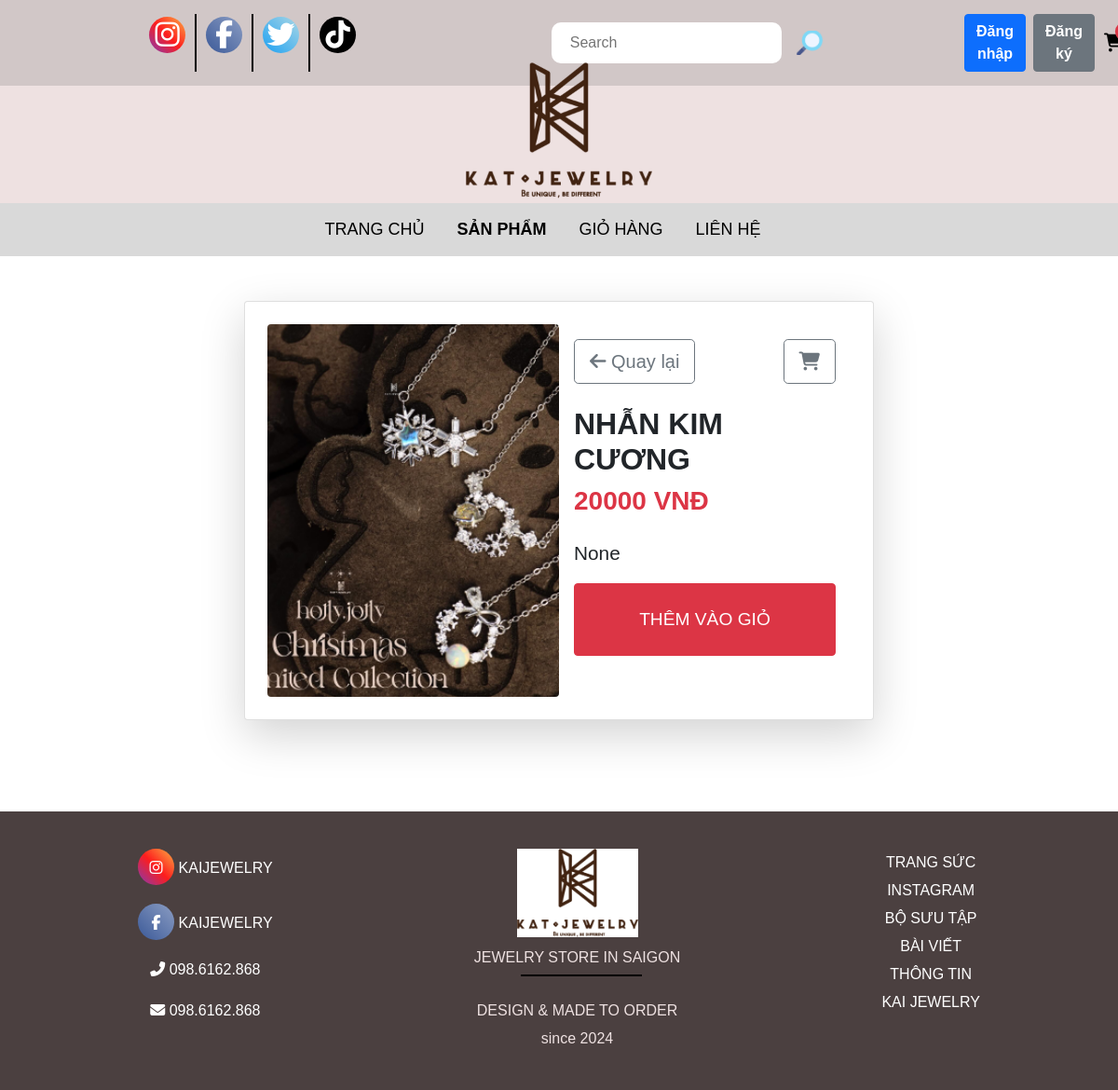
/detail/?id=1, run on an earlier commit of the app's database.
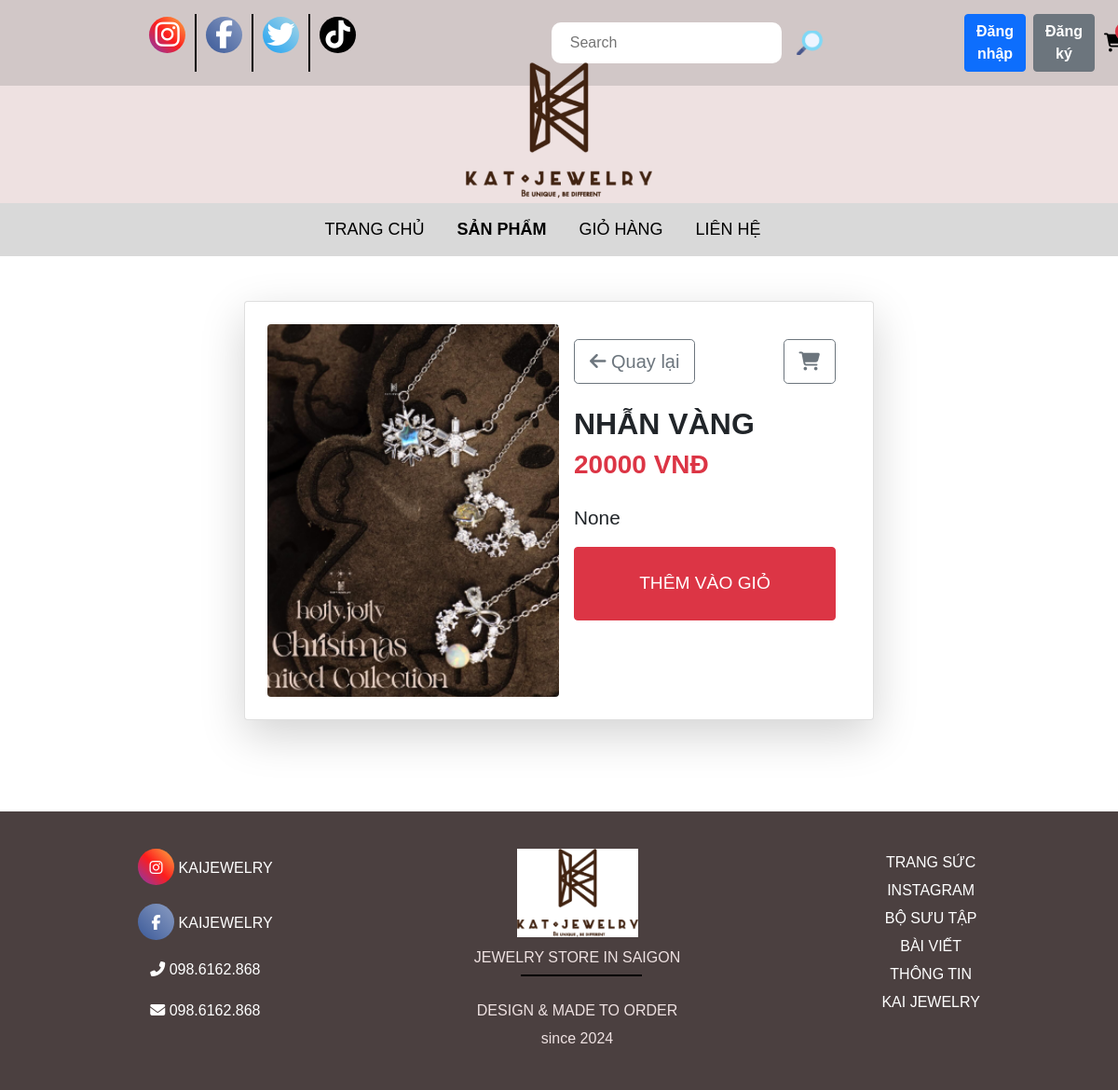
And on a later commit of the database.
### apps/models.py (models this page shows, shortened)
class Product(models.Model):
    category = models.ManyToManyField(Category, related_name='product')
    name = models.CharField(max_length=200, null=True)
    price = models.IntegerField()
    detail =models.TextField(null=True, blank = True)
    image = models.ImageField(null =True, blank = True)
    @property
    def ImageURL(self):
        try:
            url = self.image.url
        except:
            url = ''
        return url

### apps/views.py (the view)
# urls.py: path('detail/', views.detail, name='detail'),
def detail(request):
  if request.user.is_authenticated:
     customer = request.user
     order, created = Order.objects.get_or_create(customer = customer, complete = False)
     items = order.orderitem_set.all()
     cartItems = order.get_cart_items
     user_login = "show"
     user_not_login = "hidden"
  else:
     items = []
     order = {'get_cart_items' : 0 , 'get_cart_total':0}
     cartItems = order['get_cart_items']
     user_login = "hidden"
     user_not_login = "show"
  id =request.GET.get('id','')
  products =Product.objects.filter(id = id)
  context = {'items' :items,
             "order" : order,
             'user_login': user_login,
             'user_not_login':user_not_login,
             'cartItems':cartItems,
              'products':products
             }
  return render(request, 'detail.html', context)

### apps/templates/detail.html (shortened to what the changed rows need)
{%load static%}
<!DOCTYPE html>
<html lang="en">
  <head>
    <link rel="stylesheet" href="https://cdnjs.cloudflare.com/ajax/libs/font-awesome/6.7.2/css/all.min.css" />
    <link rel="stylesheet" href="{% static 'css/bootstrap.min.css' %}" />
    <link rel="stylesheet" href="{% static 'css/style.css' %}" />
    <link rel="stylesheet" href="{% static 'css/show_product.css' %}" />
  </head>
  <body>
    <div class="container-fluid mt-5 mb-5">
      <div class="row justify-content-center">
        {% for product in products %}
        <div class="col-lg-7 col-md-9 mb-5">
          <div class="card shadow-lg p-4">
            <div class="row g-0">
              <div class="col-md-6 text-center">
                <img class="img-fluid rounded" src="{{ product.ImageURL }}" alt="{{ product.name }}" style="max-width: 100%; height: 400px; object-fit: cover" />
              </div>
              <div class="col-md-6">
                <div class="card-body">
                  <div class="d-flex justify-content-between align-items-center mb-4">
                    <a href="{% url 'product' %}" class="btn btn-outline-secondary btn-lg"> <i class="fas fa-arrow-left"></i> Quay lại </a>
                    <a href="{% url 'cart' %}" class="btn btn-outline-secondary btn-lg">
                      <i class="fas fa-shopping-cart"></i>
                    </a>
                  </div>
                  <h2 class="card-title text-uppercase fw-bold">{{ product.name }}</h2>
                  <h3 class="text-danger fw-bold">{{ product.price }} VNĐ</h3>
                  <p class="card-text mt-4" style="font-size: 1.3rem">{{ product.detail }}</p>
                  <button data-product="{{ product.id }}" data-action="add" class="btn btn-danger text-uppercase w-100 py-4 update-cart" style="font-size: 1.2rem">Thêm vào giỏ</button>
                </div>
              </div>
            </div>
          </div>
        </div>
        {% endfor %}
      </div>
    </div>
  </body>
</html>

What changed in the data, as far as the page shows it:
changed Product "None": name "NHẪN KIM CƯƠNG" → "NHẪN VÀNG"
